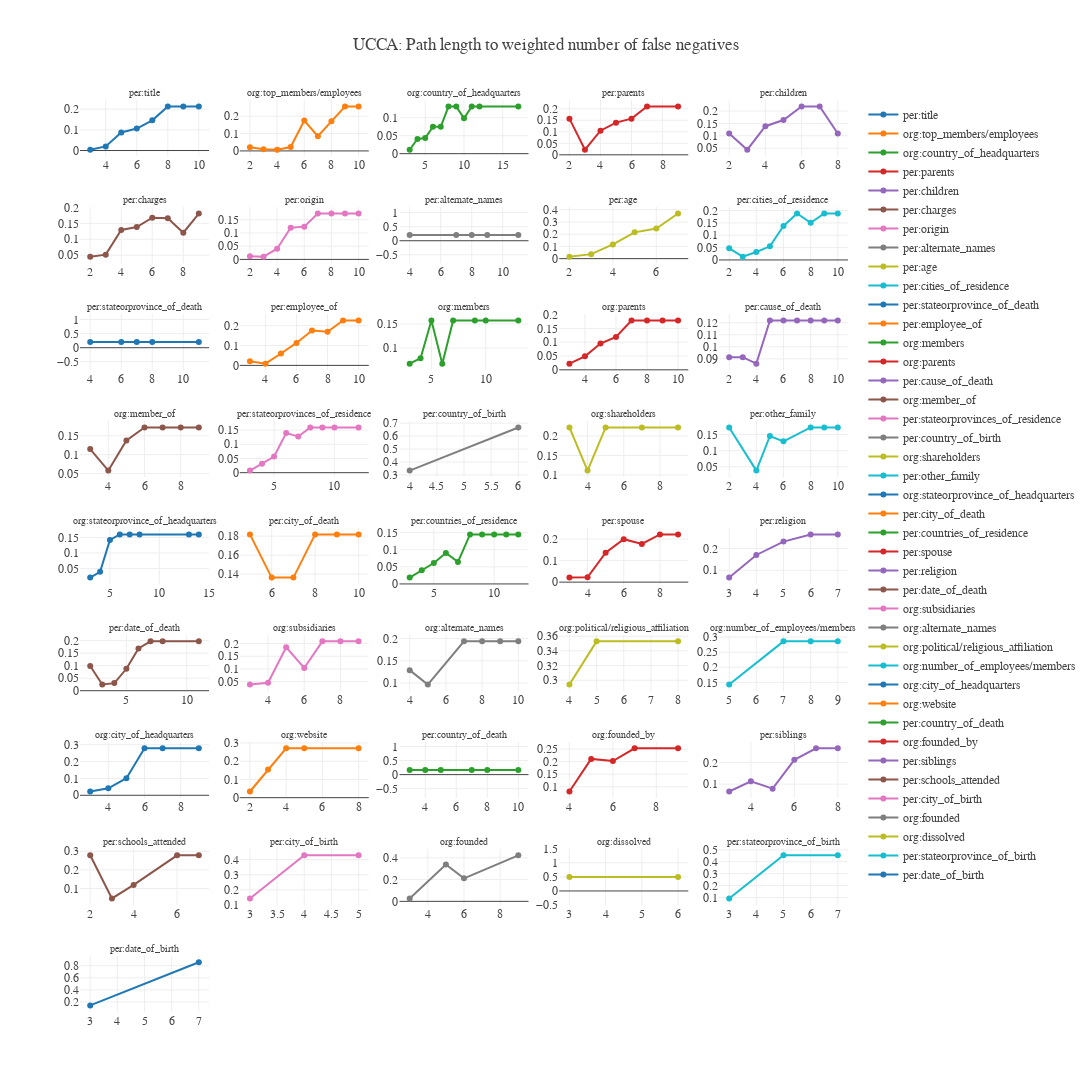

Notebook code for this chart:
### Code cell
for ind, relation in enumerate(relations):
    
    row_num, column_num = divmod(ind,num_columns)
    
    column_num += 1
    row_num +=1 
    
    
    relation_to_fn_stat = relation_to_fn_stats[relation]
    
    
    fig.add_trace(
        go.Scatter(
            x=list(relation_to_fn_stat.keys()),
            y=list(relation_to_fn_stat.values()),
            name=relation),
        row=row_num, 
        col=column_num)


for i in fig['layout']['annotations']:
    i['font'] = dict(family="Arial", size=10)

    

fig.show()

### Figure 1 — Plotly figure (JSON) as saved in the notebook; plotly's stock layout.template omitted (floating-point values rounded to 4 significant figures)
{"data": [{"name": "per:title", "type": "scatter", "uid": "9adbf723-f235-4b4b-b3d8-d7eea8a1ceaa", "x": [3, 4, 5, 6, 7, 8, 9, 10], "xaxis": "x", "y": [0.003791, 0.01991, 0.0872, 0.1062, 0.146, 0.2123, 0.2123, 0.2123], "yaxis": "y"}, {"name": "org:top_members/employees", "type": "scatter", "uid": "8cbf71c6-6c86-4a45-83b7-767ad605ebb0", "x": [2, 3, 4, 5, 6, 7, 8, 9, 10], "xaxis": "x2", "y": [0.02125, 0.0102, 0.006854, 0.02237, 0.1744, 0.08499, 0.17, 0.255, 0.255], "yaxis": "y2"}, {"name": "org:country_of_headquarters", "type": "scatter", "uid": "e81a66e8-f8cd-4b22-9712-5a4c6288676b", "x": [3, 4, 5, 6, 7, 8, 9, 10, 11, 12, 17], "xaxis": "x3", "y": [0.01093, 0.041, 0.04373, 0.07497, 0.07497, 0.1312, 0.1312, 0.0984, 0.1312, 0.1312, 0.1312], "yaxis": "y3"}, {"name": "per:parents", "type": "scatter", "uid": "f0de2bfb-97d1-4ea8-8c81-bd2acfd13db9", "x": [2, 3, 4, 5, 6, 7, 9], "xaxis": "x4", "y": [0.1572, 0.02206, 0.1048, 0.1397, 0.1572, 0.2096, 0.2096], "yaxis": "y4"}, {"name": "per:children", "type": "scatter", "uid": "5344c4e3-6933-4e57-a5ce-3db55ba78596", "x": [2, 3, 4, 5, 6, 7, 8], "xaxis": "x5", "y": [0.109, 0.04361, 0.1388, 0.1635, 0.218, 0.218, 0.109], "yaxis": "y5"}, {"name": "per:charges", "type": "scatter", "uid": "0d9bb3f7-a4a5-4d6e-8363-44b480fe7f90", "x": [2, 3, 4, 5, 6, 7, 8, 9], "xaxis": "x6", "y": [0.04524, 0.0517, 0.1292, 0.1384, 0.168, 0.1659, 0.1206, 0.1809], "yaxis": "y6"}, {"name": "per:origin", "type": "scatter", "uid": "e64962ec-c12b-4418-a9ba-7f6fd9b894b8", "x": [2, 3, 4, 5, 6, 7, 8, 9, 10], "xaxis": "x7", "y": [0.01156, 0.0102, 0.04047, 0.1201, 0.1239, 0.1734, 0.1734, 0.1734, 0.1734], "yaxis": "y7"}, {"name": "per:alternate_names", "type": "scatter", "uid": "d0a33ef5-d14e-4481-9510-c5cadf2e810a", "x": [4, 7, 8, 9, 11], "xaxis": "x8", "y": [0.2, 0.2, 0.2, 0.2, 0.2], "yaxis": "y8"}, {"name": "per:age", "type": "scatter", "uid": "90356aef-b240-4790-96d3-b8a27189388a", "x": [2, 3, 4, 5, 6, 7], "xaxis": "x9", "y": [0.01606, 0.03693, 0.1161, 0.2154, 0.2462, 0.3693], "yaxis": "y9"}, {"name": "per:cities_of_residence", "type": "scatter", "uid": "93850a86-ee67-4ef5-95ba-cc379bb7af90", "x": [2, 3, 4, 5, 6, 7, 8, 9, 10], "xaxis": "x10", "y": [0.04703, 0.0132, 0.03212, 0.05533, 0.1375, 0.1881, 0.1505, 0.1881, 0.1881], "yaxis": "y10"}, {"name": "per:stateorprovince_of_death", "type": "scatter", "uid": "624a70f8-c761-41a2-8011-e4d638184534", "x": [4, 6, 7, 8, 11], "xaxis": "x11", "y": [0.2, 0.2, 0.2, 0.2, 0.2], "yaxis": "y11"}, {"name": "per:employee_of", "type": "scatter", "uid": "9ca0ee11-0e00-45ea-8753-091e2296b319", "x": [3, 4, 5, 6, 7, 8, 9, 10], "xaxis": "x12", "y": [0.02056, 0.008699, 0.05975, 0.1131, 0.1759, 0.1696, 0.2262, 0.2262], "yaxis": "y12"}, {"name": "org:members", "type": "scatter", "uid": "79831848-1492-42c0-9dbf-c370a0eaf792", "x": [3, 4, 5, 6, 7, 9, 10, 13], "xaxis": "x13", "y": [0.06742, 0.07865, 0.1573, 0.06742, 0.1573, 0.1573, 0.1573, 0.1573], "yaxis": "y13"}, {"name": "org:parents", "type": "scatter", "uid": "93ea9332-3ec6-4aa2-8c3a-fd75033f7761", "x": [3, 4, 5, 6, 7, 8, 9, 10], "xaxis": "x14", "y": [0.02233, 0.04872, 0.09528, 0.1191, 0.1786, 0.1786, 0.1786, 0.1786], "yaxis": "y14"}, {"name": "per:cause_of_death", "type": "scatter", "uid": "b3d0b186-4e20-47ed-abc4-2e2219a976e7", "x": [2, 3, 4, 5, 6, 7, 8, 9, 10], "xaxis": "x15", "y": [0.0914, 0.0914, 0.08602, 0.1219, 0.1219, 0.1219, 0.1219, 0.1219, 0.1219], "yaxis": "y15"}, {"name": "org:member_of", "type": "scatter", "uid": "3188a67e-23e1-4c11-bf2e-2c0433f16e07", "x": [3, 4, 5, 6, 7, 8, 9], "xaxis": "x16", "y": [0.1149, 0.05747, 0.1379, 0.1724, 0.1724, 0.1724, 0.1724], "yaxis": "y16"}, {"name": "per:stateorprovinces_of_residence", "type": "scatter", "uid": "e43fe197-6750-49ed-9485-2cfafa862701", "x": [3, 4, 5, 6, 7, 8, 9, 10, 12], "xaxis": "x17", "y": [0.007241, 0.03186, 0.05689, 0.1394, 0.1274, 0.1593, 0.1593, 0.1593, 0.1593], "yaxis": "y17"}, {"name": "per:country_of_birth", "type": "scatter", "uid": "dd2f4b90-77f1-4b59-8cc5-1577385b20ee", "x": [4, 6], "xaxis": "x18", "y": [0.3333, 0.6667], "yaxis": "y18"}, {"name": "org:shareholders", "type": "scatter", "uid": "db2f3231-200e-4c2f-b151-c60ec7116875", "x": [3, 4, 5, 7, 9], "xaxis": "x19", "y": [0.2222, 0.1111, 0.2222, 0.2222, 0.2222], "yaxis": "y19"}, {"name": "per:other_family", "type": "scatter", "uid": "c4f20d29-3a80-45f6-b441-6dd540e5d74c", "x": [2, 4, 5, 6, 8, 9, 10], "xaxis": "x20", "y": [0.1719, 0.03819, 0.1454, 0.1289, 0.1719, 0.1719, 0.1719], "yaxis": "y20"}, {"name": "org:stateorprovince_of_headquarters", "type": "scatter", "uid": "925b1ad3-a273-4ff1-a561-2bbbed703814", "x": [3, 4, 5, 6, 7, 8, 13, 14], "xaxis": "x21", "y": [0.02126, 0.03986, 0.1417, 0.1594, 0.1594, 0.1594, 0.1594, 0.1594], "yaxis": "y21"}, {"name": "per:city_of_death", "type": "scatter", "uid": "f38ff6ee-2538-4e0a-b503-cd7c18ba623d", "x": [5, 6, 7, 8, 9, 10], "xaxis": "x22", "y": [0.1818, 0.1364, 0.1364, 0.1818, 0.1818, 0.1818], "yaxis": "y22"}, {"name": "per:countries_of_residence", "type": "scatter", "uid": "b1541054-e880-41d9-94ea-451eb7007aee", "x": [3, 4, 5, 6, 7, 8, 9, 10, 11, 12], "xaxis": "x23", "y": [0.01858, 0.04027, 0.06133, 0.0906, 0.06443, 0.145, 0.145, 0.145, 0.145, 0.145], "yaxis": "y23"}, {"name": "per:spouse", "type": "scatter", "uid": "ce877a7e-34c1-4a3d-a78e-854ea68da6ef", "x": [3, 4, 5, 6, 7, 8, 9], "xaxis": "x24", "y": [0.02111, 0.02217, 0.1364, 0.1995, 0.1774, 0.2217, 0.2217], "yaxis": "y24"}, {"name": "per:religion", "type": "scatter", "uid": "78393ea6-e8c9-477a-81b8-75f24221f647", "x": [3, 4, 5, 6, 7], "xaxis": "x25", "y": [0.06635, 0.1706, 0.2322, 0.2654, 0.2654], "yaxis": "y25"}, {"name": "per:date_of_death", "type": "scatter", "uid": "ce78ce05-93b8-47ed-8953-05a46dd4e3c4", "x": [2, 3, 4, 5, 6, 7, 8, 11], "xaxis": "x26", "y": [0.09842, 0.0246, 0.03028, 0.08748, 0.1687, 0.1968, 0.1968, 0.1968], "yaxis": "y26"}, {"name": "org:subsidiaries", "type": "scatter", "uid": "db45e3a2-717d-4260-ae4d-41c26170fdf4", "x": [3, 4, 5, 6, 7, 8, 9], "xaxis": "x27", "y": [0.03907, 0.04631, 0.1852, 0.1042, 0.2084, 0.2084, 0.2084], "yaxis": "y27"}, {"name": "org:alternate_names", "type": "scatter", "uid": "58e92708-667e-4bad-87d5-e4dd3bbdfbf2", "x": [4, 5, 7, 8, 9, 10], "xaxis": "x28", "y": [0.129, 0.09677, 0.1935, 0.1935, 0.1935, 0.1935], "yaxis": "y28"}, {"name": "org:political/religious_affiliation", "type": "scatter", "uid": "633696de-b3cc-4d71-8099-92da85d50bc9", "x": [4, 5, 8], "xaxis": "x29", "y": [0.2941, 0.3529, 0.3529], "yaxis": "y29"}, {"name": "org:number_of_employees/members", "type": "scatter", "uid": "2e560420-d865-4943-ba99-c2b81f8e95c6", "x": [5, 7, 8, 9], "xaxis": "x30", "y": [0.1429, 0.2857, 0.2857, 0.2857], "yaxis": "y30"}, {"name": "org:city_of_headquarters", "type": "scatter", "uid": "c1794d94-9083-47a5-8bf6-27a1bae0acff", "x": [3, 4, 5, 6, 7, 9], "xaxis": "x31", "y": [0.02227, 0.04125, 0.1012, 0.2784, 0.2784, 0.2784], "yaxis": "y31"}, {"name": "org:website", "type": "scatter", "uid": "7aa23318-07f7-41b8-97ea-60a4524ca528", "x": [2, 3, 4, 5, 8], "xaxis": "x32", "y": [0.03382, 0.1546, 0.2705, 0.2705, 0.2705], "yaxis": "y32"}, {"name": "per:country_of_death", "type": "scatter", "uid": "b432a118-9aa6-43cc-879d-02534beddbce", "x": [3, 4, 5, 7, 8, 10], "xaxis": "x33", "y": [0.1667, 0.1667, 0.1667, 0.1667, 0.1667, 0.1667], "yaxis": "y33"}, {"name": "org:founded_by", "type": "scatter", "uid": "efa5ba1b-6143-4b3f-adf8-ced1dd634735", "x": [4, 5, 6, 7, 9], "xaxis": "x34", "y": [0.08094, 0.2108, 0.2024, 0.253, 0.253], "yaxis": "y34"}, {"name": "per:siblings", "type": "scatter", "uid": "069974fb-8f6b-4478-826a-7870ac59cc8e", "x": [3, 4, 5, 6, 7, 8], "xaxis": "x35", "y": [0.06616, 0.1134, 0.0794, 0.2117, 0.2647, 0.2647], "yaxis": "y35"}, {"name": "per:schools_attended", "type": "scatter", "uid": "0459f98a-48f6-46b8-afa3-d8a6df5211e1", "x": [2, 3, 4, 6, 7], "xaxis": "x36", "y": [0.2781, 0.04636, 0.1192, 0.2781, 0.2781], "yaxis": "y36"}, {"name": "per:city_of_birth", "type": "scatter", "uid": "05bb8220-0003-4c42-a003-4aa1cb627171", "x": [3, 4, 5], "xaxis": "x37", "y": [0.1429, 0.4286, 0.4286], "yaxis": "y37"}, {"name": "org:founded", "type": "scatter", "uid": "3979cfb6-db2b-40bf-bbce-9e5c919beef8", "x": [3, 5, 6, 9], "xaxis": "x38", "y": [0.02646, 0.3386, 0.2116, 0.4233], "yaxis": "y38"}, {"name": "org:dissolved", "type": "scatter", "uid": "62647e53-1cc3-4fb2-b69d-0bca7729c884", "x": [3, 6], "xaxis": "x39", "y": [0.5, 0.5], "yaxis": "y39"}, {"name": "per:stateorprovince_of_birth", "type": "scatter", "uid": "c5827264-f755-4991-a8ab-1a8002ff5857", "x": [3, 5, 7], "xaxis": "x40", "y": [0.09091, 0.4545, 0.4545], "yaxis": "y40"}, {"name": "per:date_of_birth", "type": "scatter", "uid": "7d142818-38fa-4749-9628-daefe6334a58", "x": [3, 7], "xaxis": "x41", "y": [0.1429, 0.8571], "yaxis": "y41"}], "layout": {"annotations": [{"font": {"family": "Arial", "size": 10}, "showarrow": false, "text": "per:title", "x": 0.084, "xanchor": "center", "xref": "paper", "y": 1, "yanchor": "bottom", "yref": "paper"}, {"font": {"family": "Arial", "size": 10}, "showarrow": false, "text": "org:top_members/employees", "x": 0.292, "xanchor": "center", "xref": "paper", "y": 1, "yanchor": "bottom", "yref": "paper"}, {"font": {"family": "Arial", "size": 10}, "showarrow": false, "text": "org:country_of_headquarters", "x": 0.5, "xanchor": "center", "xref": "paper", "y": 1, "yanchor": "bottom", "yref": "paper"}, {"font": {"family": "Arial", "size": 10}, "showarrow": false, "text": "per:parents", "x": 0.708, "xanchor": "center", "xref": "paper", "y": 1, "yanchor": "bottom", "yref": "paper"}, {"font": {"family": "Arial", "size": 10}, "showarrow": false, "text": "per:children", "x": 0.916, "xanchor": "center", "xref": "paper", "y": 1, "yanchor": "bottom", "yref": "paper"}, {"font": {"family": "Arial", "size": 10}, "showarrow": false, "text": "per:charges", "x": 0.084, "xanchor": "center", "xref": "paper", "y": 0.8827, "yanchor": "bottom", "yref": "paper"}, {"font": {"family": "Arial", "size": 10}, "showarrow": false, "text": "per:origin", "x": 0.292, "xanchor": "center", "xref": "paper", "y": 0.8827, "yanchor": "bottom", "yref": "paper"}, {"font": {"family": "Arial", "size": 10}, "showarrow": false, "text": "per:alternate_names", "x": 0.5, "xanchor": "center", "xref": "paper", "y": 0.8827, "yanchor": "bottom", "yref": "paper"}, {"font": {"family": "Arial", "size": 10}, "showarrow": false, "text": "per:age", "x": 0.708, "xanchor": "center", "xref": "paper", "y": 0.8827, "yanchor": "bottom", "yref": "paper"}, {"font": {"family": "Arial", "size": 10}, "showarrow": false, "text": "per:cities_of_residence", "x": 0.916, "xanchor": "center", "xref": "paper", "y": 0.8827, "yanchor": "bottom", "yref": "paper"}, {"font": {"family": "Arial", "size": 10}, "showarrow": false, "text": "per:stateorprovince_of_death", "x": 0.084, "xanchor": "center", "xref": "paper", "y": 0.7654, "yanchor": "bottom", "yref": "paper"}, {"font": {"family": "Arial", "size": 10}, "showarrow": false, "text": "per:employee_of", "x": 0.292, "xanchor": "center", "xref": "paper", "y": 0.7654, "yanchor": "bottom", "yref": "paper"}, {"font": {"family": "Arial", "size": 10}, "showarrow": false, "text": "org:members", "x": 0.5, "xanchor": "center", "xref": "paper", "y": 0.7654, "yanchor": "bottom", "yref": "paper"}, {"font": {"family": "Arial", "size": 10}, "showarrow": false, "text": "org:parents", "x": 0.708, "xanchor": "center", "xref": "paper", "y": 0.7654, "yanchor": "bottom", "yref": "paper"}, {"font": {"family": "Arial", "size": 10}, "showarrow": false, "text": "per:cause_of_death", "x": 0.916, "xanchor": "center", "xref": "paper", "y": 0.7654, "yanchor": "bottom", "yref": "paper"}, {"font": {"family": "Arial", "size": 10}, "showarrow": false, "text": "org:member_of", "x": 0.084, "xanchor": "center", "xref": "paper", "y": 0.6481, "yanchor": "bottom", "yref": "paper"}, {"font": {"family": "Arial", "size": 10}, "showarrow": false, "text": "per:stateorprovinces_of_residence", "x": 0.292, "xanchor": "center", "xref": "paper", "y": 0.6481, "yanchor": "bottom", "yref": "paper"}, {"font": {"family": "Arial", "size": 10}, "showarrow": false, "text": "per:country_of_birth", "x": 0.5, "xanchor": "center", "xref": "paper", "y": 0.6481, "yanchor": "bottom", "yref": "paper"}, {"font": {"family": "Arial", "size": 10}, "showarrow": false, "text": "org:shareholders", "x": 0.708, "xanchor": "center", "xref": "paper", "y": 0.6481, "yanchor": "bottom", "yref": "paper"}, {"font": {"family": "Arial", "size": 10}, "showarrow": false, "text": "per:other_family", "x": 0.916, "xanchor": "center", "xref": "paper", "y": 0.6481, "yanchor": "bottom", "yref": "paper"}, {"font": {"family": "Arial", "size": 10}, "showarrow": false, "text": "org:stateorprovince_of_headquarters", "x": 0.084, "xanchor": "center", "xref": "paper", "y": 0.5309, "yanchor": "bottom", "yref": "paper"}, {"font": {"family": "Arial", "size": 10}, "showarrow": false, "text": "per:city_of_death", "x": 0.292, "xanchor": "center", "xref": "paper", "y": 0.5309, "yanchor": "bottom", "yref": "paper"}, {"font": {"family": "Arial", "size": 10}, "showarrow": false, "text": "per:countries_of_residence", "x": 0.5, "xanchor": "center", "xref": "paper", "y": 0.5309, "yanchor": "bottom", "yref": "paper"}, {"font": {"family": "Arial", "size": 10}, "showarrow": false, "text": "per:spouse", "x": 0.708, "xanchor": "center", "xref": "paper", "y": 0.5309, "yanchor": "bottom", "yref": "paper"}, {"font": {"family": "Arial", "size": 10}, "showarrow": false, "text": "per:religion", "x": 0.916, "xanchor": "center", "xref": "paper", "y": 0.5309, "yanchor": "bottom", "yref": "paper"}, {"font": {"family": "Arial", "size": 10}, "showarrow": false, "text": "per:date_of_death", "x": 0.084, "xanchor": "center", "xref": "paper", "y": 0.4136, "yanchor": "bottom", "yref": "paper"}, {"font": {"family": "Arial", "size": 10}, "showarrow": false, "text": "org:subsidiaries", "x": 0.292, "xanchor": "center", "xref": "paper", "y": 0.4136, "yanchor": "bottom", "yref": "paper"}, {"font": {"family": "Arial", "size": 10}, "showarrow": false, "text": "org:alternate_names", "x": 0.5, "xanchor": "center", "xref": "paper", "y": 0.4136, "yanchor": "bottom", "yref": "paper"}, {"font": {"family": "Arial", "size": 10}, "showarrow": false, "text": "org:political/religious_affiliation", "x": 0.708, "xanchor": "center", "xref": "paper", "y": 0.4136, "yanchor": "bottom", "yref": "paper"}, {"font": {"family": "Arial", "size": 10}, "showarrow": false, "text": "org:number_of_employees/members", "x": 0.916, "xanchor": "center", "xref": "paper", "y": 0.4136, "yanchor": "bottom", "yref": "paper"}, {"font": {"family": "Arial", "size": 10}, "showarrow": false, "text": "org:city_of_headquarters", "x": 0.084, "xanchor": "center", "xref": "paper", "y": 0.2963, "yanchor": "bottom", "yref": "paper"}, {"font": {"family": "Arial", "size": 10}, "showarrow": false, "text": "org:website", "x": 0.292, "xanchor": "center", "xref": "paper", "y": 0.2963, "yanchor": "bottom", "yref": "paper"}, {"font": {"family": "Arial", "size": 10}, "showarrow": false, "text": "per:country_of_death", "x": 0.5, "xanchor": "center", "xref": "paper", "y": 0.2963, "yanchor": "bottom", "yref": "paper"}, {"font": {"family": "Arial", "size": 10}, "showarrow": false, "text": "org:founded_by", "x": 0.708, "xanchor": "center", "xref": "paper", "y": 0.2963, "yanchor": "bottom", "yref": "paper"}, {"font": {"family": "Arial", "size": 10}, "showarrow": false, "text": "per:siblings", "x": 0.916, "xanchor": "center", "xref": "paper", "y": 0.2963, "yanchor": "bottom", "yref": "paper"}, {"font": {"family": "Arial", "size": 10}, "showarrow": false, "text": "per:schools_attended", "x": 0.084, "xanchor": "center", "xref": "paper", "y": 0.179, "yanchor": "bottom", "yref": "paper"}, {"font": {"family": "Arial", "size": 10}, "showarrow": false, "text": "per:city_of_birth", "x": 0.292, "xanchor": "center", "xref": "paper", "y": 0.179, "yanchor": "bottom", "yref": "paper"}, {"font": {"family": "Arial", "size": 10}, "showarrow": false, "text": "org:founded", "x": 0.5, "xanchor": "center", "xref": "paper", "y": 0.179, "yanchor": "bottom", "yref": "paper"}, {"font": {"family": "Arial", "size": 10}, "showarrow": false, "text": "org:dissolved", "x": 0.708, "xanchor": "center", "xref": "paper", "y": 0.179, "yanchor": "bottom", "yref": "paper"}, {"font": {"family": "Arial", "size": 10}, "showarrow": false, "text": "per:stateorprovince_of_birth", "x": 0.916, "xanchor": "center", "xref": "paper", "y": 0.179, "yanchor": "bottom", "yref": "paper"}, {"font": {"family": "Arial", "size": 10}, "showarrow": false, "text": "per:date_of_birth", "x": 0.084, "xanchor": "center", "xref": "paper", "y": 0.06173, "yanchor": "bottom", "yref": "paper"}], "font": {"family": "Arial", "size": 12}, "height": 2000, "title": {"text": "UCCA: Path length to weighted number of false negatives"}, "width": 2000, "xaxis": {"anchor": "y", "domain": [0, 0.168]}, "xaxis10": {"anchor": "y10", "domain": [0.832, 1]}, "xaxis11": {"anchor": "y11", "domain": [0, 0.168]}, "xaxis12": {"anchor": "y12", "domain": [0.208, 0.376]}, "xaxis13": {"anchor": "y13", "domain": [0.416, 0.584]}, "xaxis14": {"anchor": "y14", "domain": [0.624, 0.792]}, "xaxis15": {"anchor": "y15", "domain": [0.832, 1]}, "xaxis16": {"anchor": "y16", "domain": [0, 0.168]}, "xaxis17": {"anchor": "y17", "domain": [0.208, 0.376]}, "xaxis18": {"anchor": "y18", "domain": [0.416, 0.584]}, "xaxis19": {"anchor": "y19", "domain": [0.624, 0.792]}, "xaxis2": {"anchor": "y2", "domain": [0.208, 0.376]}, "xaxis20": {"anchor": "y20", "domain": [0.832, 1]}, "xaxis21": {"anchor": "y21", "domain": [0, 0.168]}, "xaxis22": {"anchor": "y22", "domain": [0.208, 0.376]}, "xaxis23": {"anchor": "y23", "domain": [0.416, 0.584]}, "xaxis24": {"anchor": "y24", "domain": [0.624, 0.792]}, "xaxis25": {"anchor": "y25", "domain": [0.832, 1]}, "xaxis26": {"anchor": "y26", "domain": [0, 0.168]}, "xaxis27": {"anchor": "y27", "domain": [0.208, 0.376]}, "xaxis28": {"anchor": "y28", "domain": [0.416, 0.584]}, "xaxis29": {"anchor": "y29", "domain": [0.624, 0.792]}, "xaxis3": {"anchor": "y3", "domain": [0.416, 0.584]}, "xaxis30": {"anchor": "y30", "domain": [0.832, 1]}, "xaxis31": {"anchor": "y31", "domain": [0, 0.168]}, "xaxis32": {"anchor": "y32", "domain": [0.208, 0.376]}, "xaxis33": {"anchor": "y33", "domain": [0.416, 0.584]}, "xaxis34": {"anchor": "y34", "domain": [0.624, 0.792]}, "xaxis35": {"anchor": "y35", "domain": [0.832, 1]}, "xaxis36": {"anchor": "y36", "domain": [0, 0.168]}, "xaxis37": {"anchor": "y37", "domain": [0.208, 0.376]}, "xaxis38": {"anchor": "y38", "domain": [0.416, 0.584]}, "xaxis39": {"anchor": "y39", "domain": [0.624, 0.792]}, "xaxis4": {"anchor": "y4", "domain": [0.624, 0.792]}, "xaxis40": {"anchor": "y40", "domain": [0.832, 1]}, "xaxis41": {"anchor": "y41", "domain": [0, 0.168]}, "xaxis42": {"anchor": "y42", "domain": [0.208, 0.376]}, "xaxis43": {"anchor": "y43", "domain": [0.416, 0.584]}, "xaxis44": {"anchor": "y44", "domain": [0.624, 0.792]}, "xaxis45": {"anchor": "y45", "domain": [0.832, 1]}, "xaxis5": {"anchor": "y5", "domain": [0.832, 1]}, "xaxis6": {"anchor": "y6", "domain": [0, 0.168]}, "xaxis7": {"anchor": "y7", "domain": [0.208, 0.376]}, "xaxis8": {"anchor": "y8", "domain": [0.416, 0.584]}, "xaxis9": {"anchor": "y9", "domain": [0.624, 0.792]}, "yaxis": {"anchor": "x", "domain": [0.9383, 1]}, "yaxis10": {"anchor": "x10", "domain": [0.821, 0.8827]}, "yaxis11": {"anchor": "x11", "domain": [0.7037, 0.7654]}, "yaxis12": {"anchor": "x12", "domain": [0.7037, 0.7654]}, "yaxis13": {"anchor": "x13", "domain": [0.7037, 0.7654]}, "yaxis14": {"anchor": "x14", "domain": [0.7037, 0.7654]}, "yaxis15": {"anchor": "x15", "domain": [0.7037, 0.7654]}, "yaxis16": {"anchor": "x16", "domain": [0.5864, 0.6481]}, "yaxis17": {"anchor": "x17", "domain": [0.5864, 0.6481]}, "yaxis18": {"anchor": "x18", "domain": [0.5864, 0.6481]}, "yaxis19": {"anchor": "x19", "domain": [0.5864, 0.6481]}, "yaxis2": {"anchor": "x2", "domain": [0.9383, 1]}, "yaxis20": {"anchor": "x20", "domain": [0.5864, 0.6481]}, "yaxis21": {"anchor": "x21", "domain": [0.4691, 0.5309]}, "yaxis22": {"anchor": "x22", "domain": [0.4691, 0.5309]}, "yaxis23": {"anchor": "x23", "domain": [0.4691, 0.5309]}, "yaxis24": {"anchor": "x24", "domain": [0.4691, 0.5309]}, "yaxis25": {"anchor": "x25", "domain": [0.4691, 0.5309]}, "yaxis26": {"anchor": "x26", "domain": [0.3519, 0.4136]}, "yaxis27": {"anchor": "x27", "domain": [0.3519, 0.4136]}, "yaxis28": {"anchor": "x28", "domain": [0.3519, 0.4136]}, "yaxis29": {"anchor": "x29", "domain": [0.3519, 0.4136]}, "yaxis3": {"anchor": "x3", "domain": [0.9383, 1]}, "yaxis30": {"anchor": "x30", "domain": [0.3519, 0.4136]}, "yaxis31": {"anchor": "x31", "domain": [0.2346, 0.2963]}, "yaxis32": {"anchor": "x32", "domain": [0.2346, 0.2963]}, "yaxis33": {"anchor": "x33", "domain": [0.2346, 0.2963]}, "yaxis34": {"anchor": "x34", "domain": [0.2346, 0.2963]}, "yaxis35": {"anchor": "x35", "domain": [0.2346, 0.2963]}, "yaxis36": {"anchor": "x36", "domain": [0.1173, 0.179]}, "yaxis37": {"anchor": "x37", "domain": [0.1173, 0.179]}, "yaxis38": {"anchor": "x38", "domain": [0.1173, 0.179]}, "yaxis39": {"anchor": "x39", "domain": [0.1173, 0.179]}, "yaxis4": {"anchor": "x4", "domain": [0.9383, 1]}, "yaxis40": {"anchor": "x40", "domain": [0.1173, 0.179]}, "yaxis41": {"anchor": "x41", "domain": [0, 0.06173]}, "yaxis42": {"anchor": "x42", "domain": [0, 0.06173]}, "yaxis43": {"anchor": "x43", "domain": [0, 0.06173]}, "yaxis44": {"anchor": "x44", "domain": [0, 0.06173]}, "yaxis45": {"anchor": "x45", "domain": [0, 0.06173]}, "yaxis5": {"anchor": "x5", "domain": [0.9383, 1]}, "yaxis6": {"anchor": "x6", "domain": [0.821, 0.8827]}, "yaxis7": {"anchor": "x7", "domain": [0.821, 0.8827]}, "yaxis8": {"anchor": "x8", "domain": [0.821, 0.8827]}, "yaxis9": {"anchor": "x9", "domain": [0.821, 0.8827]}}}
